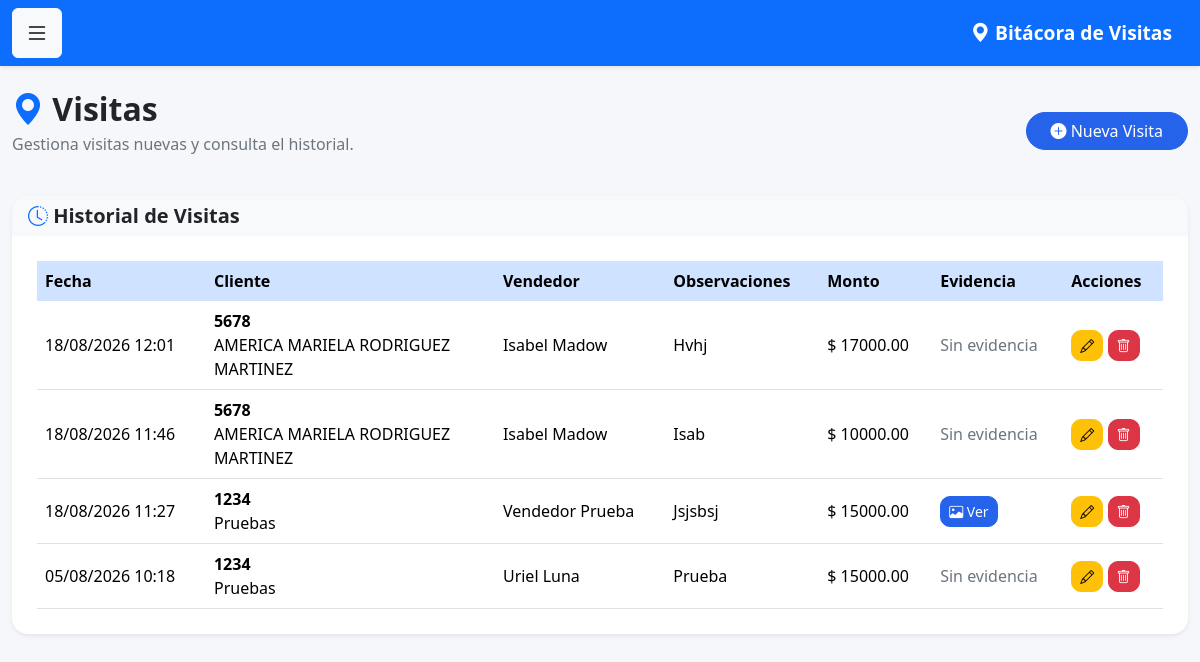
The app's page /visitas (signed in) with its own data.
### models.py (models this page shows)
class Visita(db.Model):
    __tablename__ = 'visitas'
    id = db.Column(
        db.Integer,
        primary_key=True
    )
    fecha = db.Column(
        db.DateTime,
        default=datetime.now
    )
    observaciones = db.Column(
        db.Text
    )
    venta_realizada = db.Column(
        db.Boolean,
        default=False
    )
    monto_venta = db.Column(
        db.Float,
        default=0
    )
    proxima_visita = db.Column(
        db.Date
    )
    cliente_id = db.Column(
        db.Integer,
        db.ForeignKey('clientes.id')
    )
    usuario_id = db.Column(
        db.Integer,
        db.ForeignKey('usuarios.id')
    )
    latitud = db.Column(
    db.String(50)
    )
    longitud = db.Column(
    db.String(50)
    )
    foto = db.Column(
    db.String(255)
    )
    cliente = db.relationship(
        'Cliente',
        backref='visitas'
    )
    usuario = db.relationship(
        'Usuario',
        backref='visitas'
    )

class Cliente(db.Model):
    __tablename__ = 'clientes'
    id = db.Column(
        db.Integer,
        primary_key=True
    )
    num_cliente = db.Column(
        db.String(20),
        unique=True,
        nullable=False
    )
    nombre = db.Column(
        db.String(150),
        nullable=False
    )
    grupo = db.Column(
        db.String(100)
    )
    canal = db.Column(
        db.String(100)
    )
    vendedor = db.Column(
        db.Integer
    )

class Usuario(UserMixin, db.Model):
    __tablename__ = 'usuarios'
    id = db.Column(db.Integer, primary_key=True)
    nombre = db.Column(db.String(100), nullable=False)
    correo = db.Column(db.String(120), unique=True, nullable=False)
    password = db.Column(db.String(500), nullable=False)
    rol = db.Column(db.String(20), default='vendedor')
    activo = db.Column(db.Boolean, default=True)

### app.py (the view)
@app.route('/visitas')
@login_required
def visitas():
    if current_user.rol == 'admin':
        visitas = Visita.query.order_by(
            Visita.fecha.desc()
        ).all()
    else:
        visitas = Visita.query.filter_by(
            usuario_id=current_user.id
        ).order_by(
            Visita.fecha.desc()
        ).all()
    return render_template(
        'visitas.html',
        visitas=visitas
    )

### app.py (called while the page is built)
@login_manager.user_loader
def load_user(user_id):
    return Usuario.query.get(int(user_id))

### templates/visitas.html (shortened to what this page needs)
{% extends 'base.html' %}
{% block contenido %}
<div class="d-flex justify-content-between align-items-center mb-4">
    <div>
        <h2 class="fw-bold mb-1">
            <i class="bi bi-geo-alt-fill text-primary"></i>
            Visitas
        </h2>
        <p class="text-muted">
            Gestiona visitas nuevas y consulta el historial.
        </p>
    </div>
    <a href="{{ url_for('nueva_visita') }}"
       class="btn btn-primary rounded-pill px-4">
        <i class="bi bi-plus-circle-fill"></i>
        Nueva Visita
    </a>
</div>
<div class="card shadow-sm border-0 rounded-4">
    <div class="card-header bg-light">
        <h5 class="mb-0">
            <i class="bi bi-clock-history text-primary"></i>
            Historial de Visitas
        </h5>
    </div>
    <div class="card-body">
        <div class="table-responsive">
            <table class="table table-hover align-middle">
                <thead class="table-primary">
                    <tr>
                        <th>Fecha</th>
                        <th>Cliente</th>
                        <th>Vendedor</th>
                        <th>Observaciones</th>
                        <th>Monto</th>
                        <th>Evidencia</th>
                        <th>Acciones</th>
                    </tr>
                </thead>
                <tbody>
                    {% for visita in visitas %}
                    <tr>
                        <td>
                            {{ visita.fecha.strftime('%d/%m/%Y %H:%M') }}
                        </td>
                        <td>
                            <strong>{{ visita.cliente.num_cliente }}</strong>
                            <br>
                            {{ visita.cliente.nombre }}
                        </td>
                        <td>
                            {{ visita.usuario.nombre }}
                        </td>
                        <td>
                            {{ visita.observaciones or '-' }}
                        </td>
                        <td>
                            $ {{ "%.2f"|format(visita.monto_venta or 0) }}
                        </td>
                        <td>
                            {% if visita.foto %}
                                <button
                                    type="button"
                                    class="btn btn-sm btn-primary"
                                    data-bs-toggle="modal"
                                    data-bs-target="#modalFoto{{ visita.id }}">
                                    <i class="bi bi-image"></i>
                                    Ver
                                </button>
                            {% else %}
                                <span class="text-muted">Sin evidencia</span>
                            {% endif %}
                        </td>
                        <td>
                            <a href="/visita/editar/{{ visita.id }}"
                               class="btn btn-warning btn-sm">
                                <i class="bi bi-pencil"></i>
                            </a>
                            {% if current_user.rol == 'admin' %}
                            <a href="/visita/eliminar/{{ visita.id }}"
                               class="btn btn-danger btn-sm"
                               onclick="return confirm('¿Está seguro de eliminar esta visita?');">
                                <i class="bi bi-trash"></i>
                            </a>
                            {% endif %}
                        </td>
                    </tr>
                    {% endfor %}
                </tbody>
            </table>
        </div>
    </div>
</div>
{% endblock %}

### static/css/style.css (style rules this page uses)
body { background: #f5f7fb; font-family: "Segoe UI", Roboto, Helvetica, Arial, sans-serif; color: #212529; }
h1, h2, h3, h4, h5 { font-weight: 700; }
.text-muted { color: #6c757d !important; }
.card { border: none; border-radius: 18px; overflow: hidden; box-shadow: 0 6px 18px rgba(0,0,0,.08); }
.card-header { border: none; }
.card-body { padding: 25px; }
.btn { transition:.25s; }
.btn-primary { background:#2563eb; border-color:#2563eb; }
.table { margin-bottom:0; }
.table thead th { font-weight:600; border:none; }
.table-hover tbody tr { transition:.25s; }
.table td, .table th { vertical-align:middle; }
.btn-sm { border-radius:10px; }
.table td { max-width:250px; }
.table td:nth-child(4) { white-space:normal; }

### records on screen
Visita: fecha "18/08/2026 12:01", cliente.num_cliente "5678", cliente.nombre "AMERICA MARIELA RODRIGUEZ MARTINEZ", usuario.nombre "Isabel Madow", observaciones "Hvhj", monto_venta "17000.00", shows "Sin evidencia"
Visita: fecha "18/08/2026 11:46", cliente.num_cliente "5678", cliente.nombre "AMERICA MARIELA RODRIGUEZ MARTINEZ", usuario.nombre "Isabel Madow", observaciones "Isab", monto_venta "10000.00", shows "Sin evidencia"
Visita: fecha "18/08/2026 11:27", cliente.num_cliente "1234", cliente.nombre "Pruebas", usuario.nombre "Vendedor Prueba", observaciones "Jsjsbsj", monto_venta "15000.00"
Visita: fecha "05/08/2026 10:18", cliente.num_cliente "1234", cliente.nombre "Pruebas", usuario.nombre "Uriel Luna", observaciones "Prueba", monto_venta "15000.00", shows "Sin evidencia"
